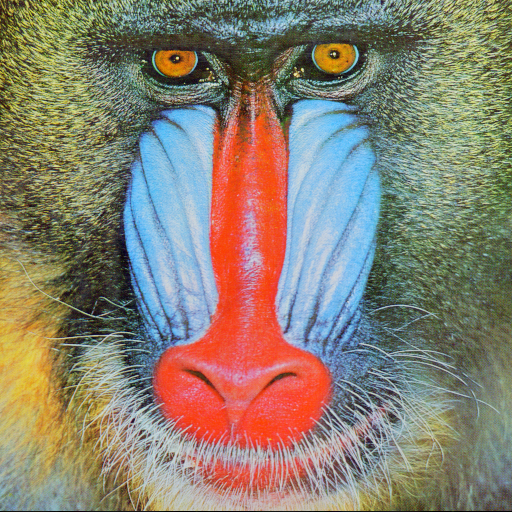
#> input picture Image-Encryption-and-Authentication/baboon.png, 512 x 512 px, found by its file name
$ python RSA2_20211101084419.py
#> lines starting #> are read from the running program, lines starting #| are printed output that depends on the picture
import cv2
import numpy as np
import matplotlib.pyplot as plt
from PIL import Image

my_img = Image.open('C:/Users/vishn/PycharmProjects/imo/dtjdtg/Image-Encryption-and-Authentication/baboon.png')
#> my_img is the input picture: PIL image 512x512 RGB; mean R, G, B 137.4, 128.9, 113.1
# cv2_imshow(my_img)
plt.imshow(my_img)
pix = my_img.load()
# RSA

# STEP 1: Generate Two Large Prime Numbers (p,q) randomly
from random import randrange, getrandbits


def power(a, d, n):
    ans = 1;
    while d != 0:
        if d % 2 == 1:
            ans = ((ans % n) * (a % n)) % n
        a = ((a % n) * (a % n)) % n
        d >>= 1
    return ans;

def poer(a, d, n):
    abc=pow(a,d)
    ans = abc%n;
    return ans;

def MillerRabin(N, d):
    a = randrange(2, N - 1)
    x = power(a, d, N);
    if x == 1 or x == N - 1:
        return True;
    else:
        while (d != N - 1):
            x = ((x % N) * (x % N)) % N;
            if x == 1:
                return False;
            if x == N - 1:
                return True;
            d <<= 1;
    return False;


def is_prime(N, K):
    if N == 3 or N == 2:
        return True;
    if N <= 1 or N % 2 == 0:
        return False;

    # Find d such that d*(2^r)=X-1
    d = N - 1
    while d % 2 != 0:
        d /= 2;

    for _ in range(K):
        if not MillerRabin(N, d):
            return False;
    return True;


def generate_prime_candidate(length):
    # generate random bits
    p = getrandbits(length)
    # apply a mask to set MSB and LSB to 1
    # Set MSB to 1 to make sure we have a Number of 1024 bits.
    # Set LSB to 1 to make sure we get a Odd Number.
    p |= (1 << length - 1) | 1
    return p


def generatePrimeNumber(length):
#> called with length = 20
    A = 4
    while not is_prime(A, 128):
        A = generate_prime_candidate(length)
    return A


length = 20
P = generatePrimeNumber(length)
Q = generatePrimeNumber(length)
#poer doesnt work if P and Q are equal
print(P)
print(Q)

# Step 2: Calculate N=P*Q and Euler Totient Function = (P-1)*(Q-1)
N = P * Q
eulerTotient = (P - 1) * (Q - 1)
print(N)
print(eulerTotient)


# Step 3: Find E such that GCD(E,eulerTotient)=1(i.e., e should be co-prime) such that it satisfies this condition:-  1<E<eulerTotient

def GCD(a, b):
    if a == 0:
        return b;
    return GCD(b % a, a)


E = generatePrimeNumber(4)
while GCD(E, eulerTotient) != 1:
    E = generatePrimeNumber(4)
print(E)


# Step 4: Find D.
# For Finding D: It must satisfies this property:-  (D*E)Mod(eulerTotient)=1;
# Now we have two Choices
# 1. That we randomly choose D and check which condition is satisfying above condition.
# 2. For Finding D we can Use Extended Euclidean Algorithm: ax+by=1 i.e., eulerTotient(x)+E(y)=GCD(eulerTotient,e)
# Here, Best approach is to go for option 2.( Extended Euclidean Algorithm.)

def gcdExtended(E, eulerTotient):
#> called with E = 11, eulerTotient = 1005830642376
    a1, a2, b1, b2, d1, d2 = 1, 0, 0, 1, eulerTotient, E

    while d2 != 1:
        # k
        k = (d1 // d2)

        # a
        temp = a2
        a2 = a1 - (a2 * k)
        a1 = temp

        # b
        temp = b2
        b2 = b1 - (b2 * k)
        b1 = temp

        # d
        temp = d2
        d2 = d1 - (d2 * k)
        d1 = temp

        D = b2

    if D > eulerTotient:
        D = D % eulerTotient
    elif D < 0:
        D = D + eulerTotient

    return D


D = gcdExtended(E, eulerTotient)
print(D)

row, col = my_img.size[0], my_img.size[1]
#> row = 512; col = 512
enc = [[0 for x in range(3000)] for y in range(3000)]

# Step 5: Encryption
size = my_img.size
#> size = (512, 512)
for i in range(row):
    for j in range(col):
        r, g, b = pix[i, j]
        C1 = pow(r, E, N)
        C2 = pow(g, E, N)
        C3 = pow(b, E, N)
        enc[i][j] = [C1, C2, C3]
        C1 = C1 % 256
        C2 = C2 % 256
        C3 = C3 % 256
        pix[i, j] = (C1, C2, C3)
#> after the loop, enc = 3000 items

plt.imshow(my_img)
plt.show()
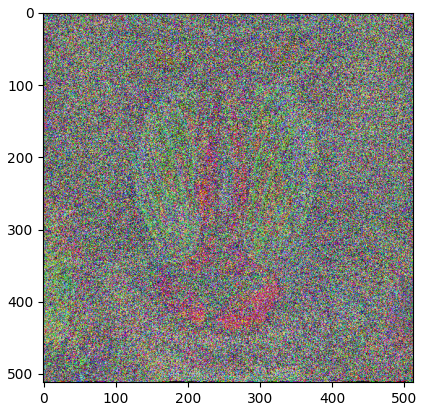
#> figure drawn by matplotlib, 1 panel

# Step 6: Decryption
for i in range(row):
    for j in range(col):
        r, g, b = enc[i][j]
        M1 = pow(r, D, N)
        M2 = pow(g, D, N)
        M3 = pow(b, D, N)
        pix[i, j] = (M1, M2, M3)

plt.imshow(my_img)
plt.show()
